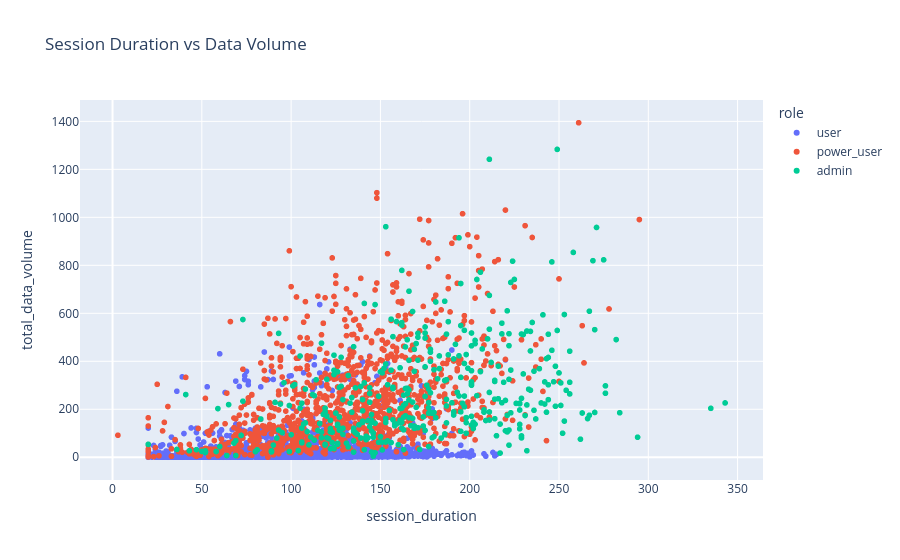

Notebook cell for this chart:
### Code cell
fig = px.scatter(
    sessions_df,
    x="session_duration",
    y="total_data_volume",
    color="role",
    hover_data=["session_id"],
    title="Session Duration vs Data Volume"
)

fig.show()

### Figure 1 — Plotly figure (JSON) as saved in the notebook; plotly's stock layout.template omitted (floating-point values rounded to 4 significant figures; data arrays with more than 128 entries replaced by an {"elided": "..."} marker saying what was removed)
{"data": [{"customdata": {"elided": "3215x1 str values"}, "hovertemplate": "role=user<br>session_duration=%{x}<br>total_data_volume=%{y}<br>session_id=%{customdata[0]}<extra></extra>", "legendgroup": "user", "marker": {"color": "#636efa", "symbol": "circle"}, "mode": "markers", "name": "user", "showlegend": true, "type": "scattergl", "x": {"elided": "3215 float values"}, "xaxis": "x", "y": {"elided": "3215 float values"}, "yaxis": "y"}, {"customdata": {"elided": "1093x1 str values"}, "hovertemplate": "role=power_user<br>session_duration=%{x}<br>total_data_volume=%{y}<br>session_id=%{customdata[0]}<extra></extra>", "legendgroup": "power_user", "marker": {"color": "#EF553B", "symbol": "circle"}, "mode": "markers", "name": "power_user", "showlegend": true, "type": "scattergl", "x": {"elided": "1093 float values"}, "xaxis": "x", "y": {"elided": "1093 float values"}, "yaxis": "y"}, {"customdata": {"elided": "403x1 str values"}, "hovertemplate": "role=admin<br>session_duration=%{x}<br>total_data_volume=%{y}<br>session_id=%{customdata[0]}<extra></extra>", "legendgroup": "admin", "marker": {"color": "#00cc96", "symbol": "circle"}, "mode": "markers", "name": "admin", "showlegend": true, "type": "scattergl", "x": {"elided": "403 float values"}, "xaxis": "x", "y": {"elided": "403 float values"}, "yaxis": "y"}], "layout": {"legend": {"title": {"text": "role"}, "tracegroupgap": 0}, "title": {"text": "Session Duration vs Data Volume"}, "xaxis": {"anchor": "y", "domain": [0, 1], "title": {"text": "session_duration"}}, "yaxis": {"anchor": "x", "domain": [0, 1], "title": {"text": "total_data_volume"}}}}
